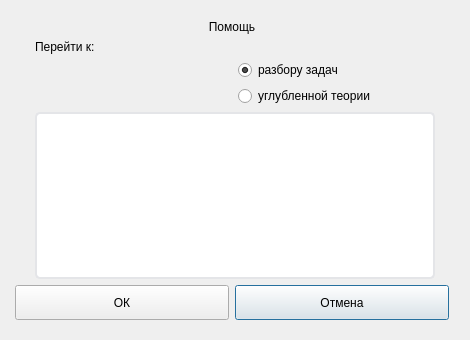
<?xml version="1.0" encoding="UTF-8"?>
<ui version="4.0">
 <class>TestHelpSelectingDialog</class>
 <widget class="QDialog" name="TestHelpSelectingDialog">
  <property name="geometry">
   <rect>
    <x>0</x>
    <y>0</y>
    <width>470</width>
    <height>340</height>
   </rect>
  </property>
  <property name="minimumSize">
   <size>
    <width>470</width>
    <height>340</height>
   </size>
  </property>
  <property name="maximumSize">
   <size>
    <width>470</width>
    <height>340</height>
   </size>
  </property>
  <property name="windowTitle">
   <string>Dialog</string>
  </property>
  <property name="styleSheet">
   <string notr="true">QDialog {
  background-color: #ffffff;
  border: 5px solid #c9c9c9;
  border-radius: 5px;
}
QDialog QLabel
{
  font-size: 16px;
  font-family: Arial, sans-serif;
  font-weight: bold;
  color: #60616f;
  text-align: center;
}
QDialog QLineEdit
{
  background-color: #f4f5f9;
  border: 1px solid #cbcbcb;
  border-radius: 3px;
}

QDialog &gt; QPushButton {

  font-size: 16px;
  font-family: Arial, sans-serif;
  font-weight: bold;
  color: #60616f;
  text-align: center;

  border: none;
  border-radius: 10px;
  
  background-color:   qlineargradient(spread:reflect, x1:0.471, y1:0, x2:0.465, y2:1, stop:0.465909 rgba(247, 248, 250, 255), stop:1 rgba(227, 228, 232, 255))
}
QDialog &gt; QPushButton:hover {
  background-color: #c6e4f0;
}
QDialog &gt; QPushButton:pressed {
  padding-top: 1px;
  background-color: qlineargradient(spread:reflect, x1:0.482, y1:1, x2:0.505, y2:0, stop:0.465909 rgba(247, 248, 250, 255), stop:1 rgba(227, 228, 232, 255))
}

QDialog QRadioButton
{
  font-size: 16px;
  font-family: Arial, sans-serif;
  font-weight: normal;
  color: #60616f;
  text-align: center;
}
QDialog QRadioButton::indicator:unchecked
{
  image: url(:/icons/icons/uncheckedRadioButton.png);
}
QDialog QRadioButton::indicator:checked
{
  image: url(:/icons/icons/checkedRadioButton.png);
}
QDialog QRadioButton::indicator:hover
{
  image: url(:/icons/icons/hoveredRadioButton.png);
}</string>
  </property>
  <layout class="QGridLayout" name="gridLayout_2">
   <property name="leftMargin">
    <number>15</number>
   </property>
   <property name="topMargin">
    <number>20</number>
   </property>
   <property name="rightMargin">
    <number>15</number>
   </property>
   <property name="bottomMargin">
    <number>20</number>
   </property>
   <item row="0" column="0" colspan="2">
    <widget class="QLabel" name="label">
     <property name="sizePolicy">
      <sizepolicy hsizetype="Preferred" vsizetype="Maximum">
       <horstretch>0</horstretch>
       <verstretch>0</verstretch>
      </sizepolicy>
     </property>
     <property name="text">
      <string>Помощь</string>
     </property>
     <property name="alignment">
      <set>Qt::AlignCenter</set>
     </property>
    </widget>
   </item>
   <item row="1" column="0" rowspan="3" colspan="3">
    <widget class="QWidget" name="widget" native="true">
     <layout class="QGridLayout" name="gridLayout">
      <property name="leftMargin">
       <number>20</number>
      </property>
      <property name="topMargin">
       <number>0</number>
      </property>
      <property name="rightMargin">
       <number>20</number>
      </property>
      <property name="bottomMargin">
       <number>0</number>
      </property>
      <item row="0" column="0">
       <widget class="QLabel" name="label_2">
        <property name="text">
         <string>Перейти к:</string>
        </property>
       </widget>
      </item>
      <item row="4" column="0" colspan="2">
       <widget class="QTreeWidget" name="treeWidgetChangeTheme">
        <property name="styleSheet">
         <string notr="true">* {
  background-color: #ffffff; 
  font-size: 16px;
  font-family: Arial, sans-serif;
  font-weight: bold;
  color: #909090;

  border: 2px solid #e4e5e8;
  border-radius: 5px;
}
QTreeWidget::branch:!open:has-children:adjoins-item {
  image: url(:/icons/icons/closedTreeIcon.png);
  border-image: none;
}
QTreeWidget::branch:open:has-children:adjoins-item {
  image: url(:/icons/icons/openTreeIcon.png);
  border-image: none;
}
QTreeWidget::branch:!has-children:adjoins-item {
  image: url(:/icons/icons/endTreeIcon.png);
  border-image: none;
}/*
QTreeWidget::branch:hover {
  background-color: #c6e4f0;
}
QTreeWidget::item:hover {
  background-color: #c6e4f0;
}*/</string>
        </property>
        <property name="editTriggers">
         <set>QAbstractItemView::NoEditTriggers</set>
        </property>
        <property name="columnCount">
         <number>0</number>
        </property>
        <attribute name="headerVisible">
         <bool>false</bool>
        </attribute>
       </widget>
      </item>
      <item row="2" column="1">
       <widget class="QRadioButton" name="radioButtonTestAnalysis">
        <property name="text">
         <string>разбору задач</string>
        </property>
        <property name="checked">
         <bool>true</bool>
        </property>
       </widget>
      </item>
      <item row="3" column="1">
       <widget class="QRadioButton" name="radioButtonTheory">
        <property name="text">
         <string>углубленной теории</string>
        </property>
       </widget>
      </item>
     </layout>
    </widget>
   </item>
   <item row="4" column="1">
    <widget class="QPushButton" name="canselPushButton">
     <property name="sizePolicy">
      <sizepolicy hsizetype="Expanding" vsizetype="Fixed">
       <horstretch>0</horstretch>
       <verstretch>0</verstretch>
      </sizepolicy>
     </property>
     <property name="minimumSize">
      <size>
       <width>0</width>
       <height>35</height>
      </size>
     </property>
     <property name="maximumSize">
      <size>
       <width>16777215</width>
       <height>35</height>
      </size>
     </property>
     <property name="text">
      <string>Отмена</string>
     </property>
    </widget>
   </item>
   <item row="4" column="0">
    <widget class="QPushButton" name="okPushButton">
     <property name="sizePolicy">
      <sizepolicy hsizetype="Expanding" vsizetype="Fixed">
       <horstretch>0</horstretch>
       <verstretch>0</verstretch>
      </sizepolicy>
     </property>
     <property name="minimumSize">
      <size>
       <width>0</width>
       <height>35</height>
      </size>
     </property>
     <property name="maximumSize">
      <size>
       <width>16777215</width>
       <height>35</height>
      </size>
     </property>
     <property name="text">
      <string>ОК</string>
     </property>
    </widget>
   </item>
  </layout>
 </widget>
 <resources/>
 <connections/>
</ui>
